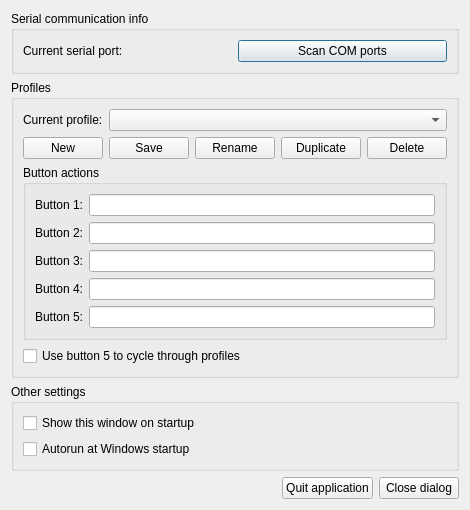
<?xml version="1.0" encoding="UTF-8"?>
<ui version="4.0">
 <class>Window</class>
 <widget class="QDialog" name="Window">
  <property name="geometry">
   <rect>
    <x>0</x>
    <y>0</y>
    <width>439</width>
    <height>503</height>
   </rect>
  </property>
  <property name="windowTitle">
   <string>ArduinoButtonPad</string>
  </property>
  <property name="windowIcon">
   <iconset resource="resources.qrc">
    <normaloff>:/media/icon.ico</normaloff>:/media/icon.ico</iconset>
  </property>
  <layout class="QVBoxLayout" name="verticalLayout">
   <item>
    <widget class="QGroupBox" name="groupBox">
     <property name="title">
      <string>Serial communication info</string>
     </property>
     <layout class="QHBoxLayout" name="horizontalLayout_9">
      <item>
       <widget class="QLabel" name="txtSerialInfo">
        <property name="text">
         <string>Current serial port:</string>
        </property>
       </widget>
      </item>
      <item>
       <widget class="QPushButton" name="btnScanPorts">
        <property name="text">
         <string>Scan COM ports</string>
        </property>
       </widget>
      </item>
     </layout>
    </widget>
   </item>
   <item>
    <widget class="QGroupBox" name="grpProfiles">
     <property name="title">
      <string>Profiles</string>
     </property>
     <layout class="QVBoxLayout" name="verticalLayout_2">
      <item>
       <layout class="QHBoxLayout" name="horizontalLayout_2" stretch="0,1">
        <item>
         <widget class="QLabel" name="label">
          <property name="text">
           <string>Current profile:</string>
          </property>
         </widget>
        </item>
        <item>
         <widget class="QComboBox" name="cmbCurrentProfile"/>
        </item>
       </layout>
      </item>
      <item>
       <layout class="QHBoxLayout" name="horizontalLayout_3">
        <item>
         <widget class="QPushButton" name="btnNewProfile">
          <property name="text">
           <string>New</string>
          </property>
         </widget>
        </item>
        <item>
         <widget class="QPushButton" name="btnSaveProfile">
          <property name="text">
           <string>Save</string>
          </property>
         </widget>
        </item>
        <item>
         <widget class="QPushButton" name="btnRenameProfile">
          <property name="text">
           <string>Rename</string>
          </property>
         </widget>
        </item>
        <item>
         <widget class="QPushButton" name="btnDuplicateProfile">
          <property name="text">
           <string>Duplicate</string>
          </property>
         </widget>
        </item>
        <item>
         <widget class="QPushButton" name="btnDeleteProfile">
          <property name="text">
           <string>Delete</string>
          </property>
         </widget>
        </item>
       </layout>
      </item>
      <item>
       <widget class="QGroupBox" name="grpButtonActions">
        <property name="title">
         <string>Button actions</string>
        </property>
        <layout class="QVBoxLayout" name="verticalLayout_3">
         <item>
          <layout class="QHBoxLayout" name="horizontalLayout_8" stretch="0,1">
           <item>
            <widget class="QLabel" name="lblButton1">
             <property name="text">
              <string>Button 1:</string>
             </property>
            </widget>
           </item>
           <item>
            <widget class="QLineEdit" name="txtAction1">
             <property name="text">
              <string/>
             </property>
            </widget>
           </item>
          </layout>
         </item>
         <item>
          <layout class="QHBoxLayout" name="horizontalLayout_4" stretch="0,1">
           <item>
            <widget class="QLabel" name="lblButton2">
             <property name="text">
              <string>Button 2:</string>
             </property>
            </widget>
           </item>
           <item>
            <widget class="QLineEdit" name="txtAction2">
             <property name="text">
              <string/>
             </property>
            </widget>
           </item>
          </layout>
         </item>
         <item>
          <layout class="QHBoxLayout" name="horizontalLayout_5" stretch="0,1">
           <item>
            <widget class="QLabel" name="lblButton3">
             <property name="text">
              <string>Button 3:</string>
             </property>
            </widget>
           </item>
           <item>
            <widget class="QLineEdit" name="txtAction3">
             <property name="text">
              <string/>
             </property>
            </widget>
           </item>
          </layout>
         </item>
         <item>
          <layout class="QHBoxLayout" name="horizontalLayout_7" stretch="0,1">
           <item>
            <widget class="QLabel" name="lblButton4">
             <property name="text">
              <string>Button 4:</string>
             </property>
            </widget>
           </item>
           <item>
            <widget class="QLineEdit" name="txtAction4">
             <property name="text">
              <string/>
             </property>
            </widget>
           </item>
          </layout>
         </item>
         <item>
          <layout class="QHBoxLayout" name="horizontalLayout_6" stretch="0,1">
           <item>
            <widget class="QLabel" name="lblButton5">
             <property name="text">
              <string>Button 5:</string>
             </property>
            </widget>
           </item>
           <item>
            <widget class="QLineEdit" name="txtAction5">
             <property name="text">
              <string/>
             </property>
            </widget>
           </item>
          </layout>
         </item>
        </layout>
       </widget>
      </item>
      <item>
       <widget class="QCheckBox" name="chkCycleProfiles">
        <property name="text">
         <string>Use button 5 to cycle through profiles</string>
        </property>
       </widget>
      </item>
     </layout>
    </widget>
   </item>
   <item>
    <widget class="QGroupBox" name="groupBox_2">
     <property name="title">
      <string>Other settings</string>
     </property>
     <layout class="QVBoxLayout" name="verticalLayout_4">
      <item>
       <widget class="QCheckBox" name="chkShowWinOnStartup">
        <property name="text">
         <string>Show this window on startup</string>
        </property>
       </widget>
      </item>
      <item>
       <widget class="QCheckBox" name="chkAutorunAtStartup">
        <property name="text">
         <string>Autorun at Windows startup</string>
        </property>
       </widget>
      </item>
     </layout>
    </widget>
   </item>
   <item>
    <spacer name="verticalSpacer">
     <property name="orientation">
      <enum>Qt::Vertical</enum>
     </property>
     <property name="sizeHint" stdset="0">
      <size>
       <width>20</width>
       <height>40</height>
      </size>
     </property>
    </spacer>
   </item>
   <item>
    <layout class="QHBoxLayout" name="horizontalLayout">
     <item>
      <spacer name="horizontalSpacer">
       <property name="orientation">
        <enum>Qt::Horizontal</enum>
       </property>
       <property name="sizeHint" stdset="0">
        <size>
         <width>40</width>
         <height>20</height>
        </size>
       </property>
      </spacer>
     </item>
     <item>
      <widget class="QPushButton" name="btnQuit">
       <property name="text">
        <string>Quit application</string>
       </property>
      </widget>
     </item>
     <item>
      <widget class="QPushButton" name="btnClose">
       <property name="text">
        <string>Close dialog</string>
       </property>
      </widget>
     </item>
    </layout>
   </item>
  </layout>
 </widget>
 <resources>
  <include location="resources.qrc"/>
 </resources>
 <connections/>
</ui>
